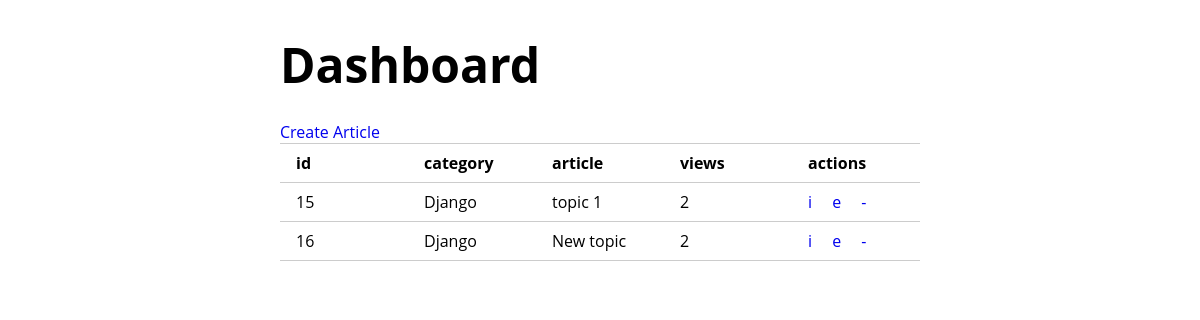
Page /dashboard/ on the earlier database version.
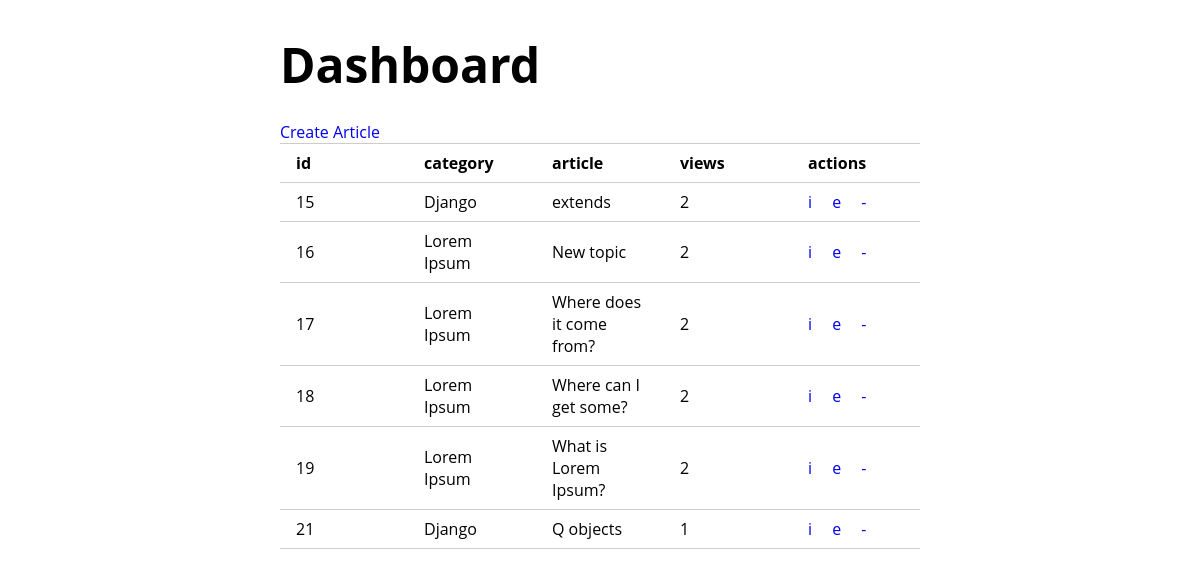
Same page on the later database version.
### blog/models.py (models this page shows, shortened)
class Article(models.Model):
    author = models.ForeignKey(to=User, on_delete=models.CASCADE, blank=True)
    category = models.ForeignKey(to=Category, on_delete=models.CASCADE)
    topic = models.CharField(max_length=255, unique=True)
    body = models.TextField()
    posted = models.BooleanField(default=False)
    thumbnail = models.ImageField(
        upload_to="thumbnails/",
        null=True,
        blank=True,
        validators=[
            FileExtensionValidator(allowed_extensions=["png", "jpg", "jpeg"]),
        ],
    )
    slug = AutoSlugField(
        populate_from="topic",
        blank=True,
        null=True,
        unique=True,
        always_update=True,
        default=None,
        unique_with=["author__username"],
    )
    created_on = models.DateTimeField(null=True, blank=True)
    updated_on = models.DateTimeField(null=True, blank=True)
    views = models.IntegerField(default=0)
    def get_absolute_url(self):
        return reverse("blog:article_details", kwargs={"slug": self.slug})

class Category(models.Model):
    name = models.CharField(max_length=100, unique=True)
    total_post = models.IntegerField(verbose_name="total posts", default=0)
    def __str__(self):
        return self.name

### blog/views.py (the view)
# urls.py: path("dashboard/", views.dashboard, name="dashboard"),
def dashboard(request):
    articles = Article.objects.all()
    return render(request, "blog/dashboard.html", {"articles": articles})

### blog/templates/blog/dashboard.html
{% extends 'base.html' %} {% block content %}
<h1>Dashboard</h1>
<a href="{% url 'blog:article_create' %}">Create Article</a>
<table>
  <tr>
    <th>id</th>
    <th>category</th>
    <th>article</th>
    <th>views</th>
    <th>actions</th>
  </tr>
  {% for article in articles %}
  <tr>
    <td>{{article.pk}}</td>
    <td>{{article.category}}</td>
    <td>{{article.topic}}</td>
    <td>{{article.views}}</td>
    <td>
      <a href="{{article.get_absolute_url}}">i</a>
      <a href="{% url 'blog:article_update' slug=article.slug %}">e</a>
      <a href="{% url 'blog:article_delete' slug=article.slug %}">-</a>
    </td>
  </tr>
  {% endfor %}
</table>
{% endblock %}

Differences in the rows shown:
changed Article id 15: topic "topic 1" → "extends"
changed through a linked row, Article "New topic": category "Django" → "Lorem Ipsum"
added Article: pk "17", category "Lorem Ipsum", topic "Where does it come from?", views "2"
added Article: pk "18", category "Lorem Ipsum", topic "Where can I get some?", views "2"
added Article: pk "19", category "Lorem Ipsum", topic "What is Lorem Ipsum?", views "2"
added Article: pk "21", category "Django", topic "Q objects", views "1"
